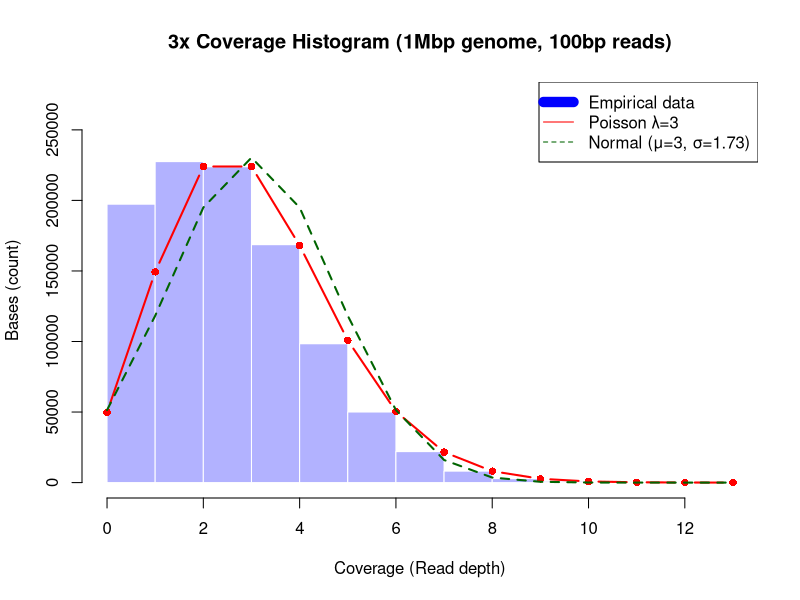
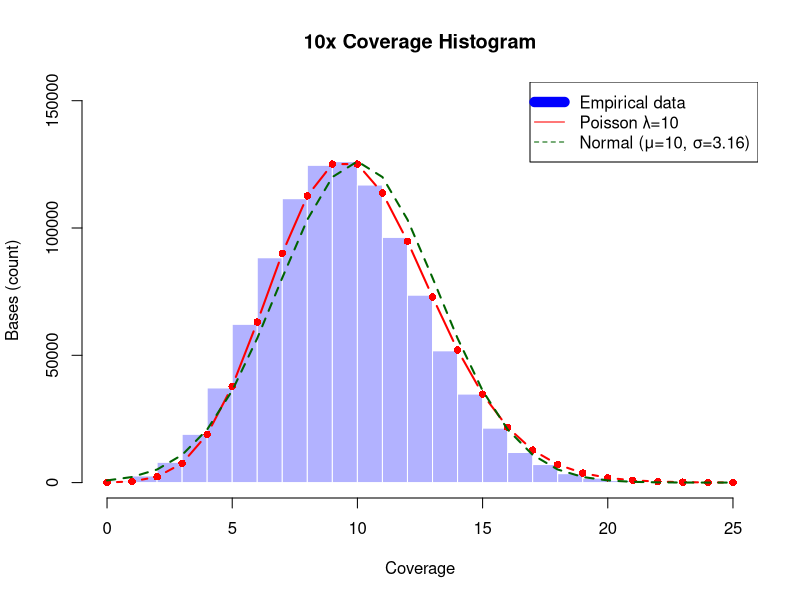
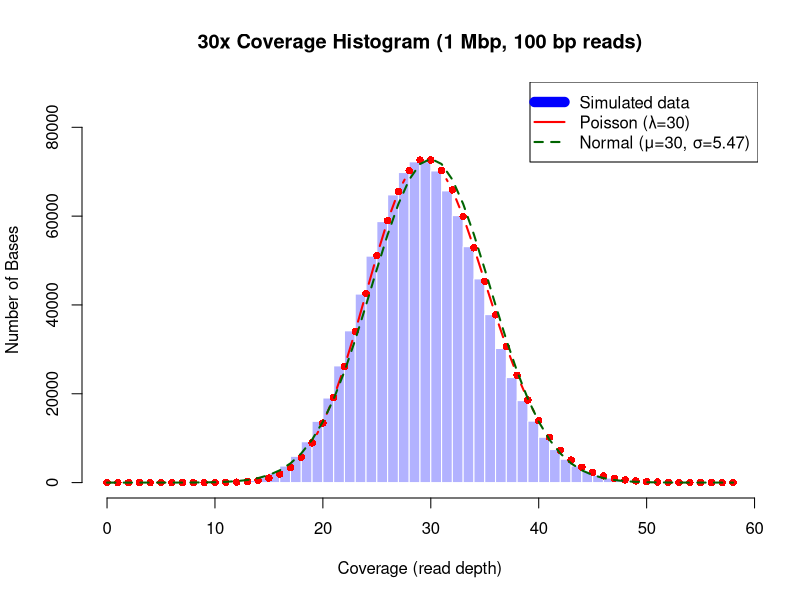

Generate these figures, in order, with R:
## ---- chunk 1
setwd('/Users/cmdb/qb25-answers/week11')

# Read coverage data
coverage <- scan("coverage_3x.txt")

# Histogram
histout <- hist(coverage,
     breaks = -0.5:max(coverage)+0.5,
     freq = TRUE,
     col = rgb(0, 0, 1, 0.3),
     border = 'white',
     main = "3x Coverage Histogram (1Mbp genome, 100bp reads)",
     xlab = "Coverage (Read depth)",
     ylab = "Bases (count)", 
     ylim = c(0, max(table(coverage))*1.2)
)

# Overlay Poisson PMF
lambda <- 3
kvals <- 0:max(coverage)
poisson_freqs <- dpois(kvals, lambda) * length(coverage)
lines(kvals, poisson_freqs, type='b', pch=16, col='red', lwd=2)

# Overlay normal PDF (turn into frequencies with binwidth=1)
mu <- 3
sigma <- sqrt(3)
normal_freqs <- dnorm(kvals, mu, sigma) * length(coverage)
lines(kvals, normal_freqs, col="darkgreen", lwd=2, lty=2)

legend("topright",
       legend=c("Empirical data", "Poisson λ=3", "Normal (μ=3, σ=1.73)"),
       col=c("blue", "red", "darkgreen"),
       lwd=c(10,1,1), lty = c(1,1,2), pch=c(15, NA, NA))

## ---- chunk 2
# Step 1.4

sum(coverage == 0) / length(coverage)

## ---- chunk 3

coverage <- scan("coverage_10x.txt")
lambda <- 10
mu <- 10
sigma <- sqrt(10)  # 3.16

histout <- hist(coverage,
    breaks = -0.5:max(coverage)+0.5,
    freq = TRUE, col = rgb(0,0,1,0.3), border='white',
    main="10x Coverage Histogram", xlab="Coverage", ylab="Bases (count)",
    ylim=c(0,max(table(coverage))*1.2))

kvals <- 0:max(coverage)
poisson_freqs <- dpois(kvals, lambda) * length(coverage)
lines(kvals, poisson_freqs, type='b', pch=16, col='red', lwd=2)
normal_freqs <- dnorm(kvals, mu, sigma) * length(coverage)
lines(kvals, normal_freqs, col="darkgreen", lwd=2, lty=2)
legend("topright", legend=c("Empirical data", "Poisson λ=10", "Normal (μ=10, σ=3.16)"),
       col=c("blue", "red", "darkgreen"), lwd=c(10,1,1), lty=c(1,1,2), pch=c(15, NA, NA))

sum(coverage == 0) / length(coverage)
## ---- chunk 4

coverage <- scan("coverage_30x.txt")

histout <- hist(coverage,
  breaks = -0.5:max(coverage)+0.5,
  freq = TRUE,
  col = rgb(0, 0, 1, 0.3),
  border = 'white',
  main = "30x Coverage Histogram (1 Mbp, 100 bp reads)",
  xlab = "Coverage (read depth)",
  ylab = "Number of Bases",
  ylim = c(0, max(table(coverage)) * 1.2)
)

lambda <- 30
kvals <- 0:max(coverage)
poisson_freqs <- dpois(kvals, lambda) * length(coverage)
lines(kvals, poisson_freqs, type='b', pch=16, col='red', lwd=2)

mu <- 30
sigma <- 5.47
normal_freqs <- dnorm(kvals, mean=mu, sd=sigma) * length(coverage)
lines(kvals, normal_freqs, col="darkgreen", lwd=2, lty=2)

legend("topright",
       legend = c("Simulated data", "Poisson (λ=30)", "Normal (μ=30, σ=5.47)"),
       col = c("blue", "red", "darkgreen"),
       lwd = c(10, 2, 2), lty = c(1, 1, 2), pch=c(15, NA, NA))

sum(coverage == 0) / length(coverage)

